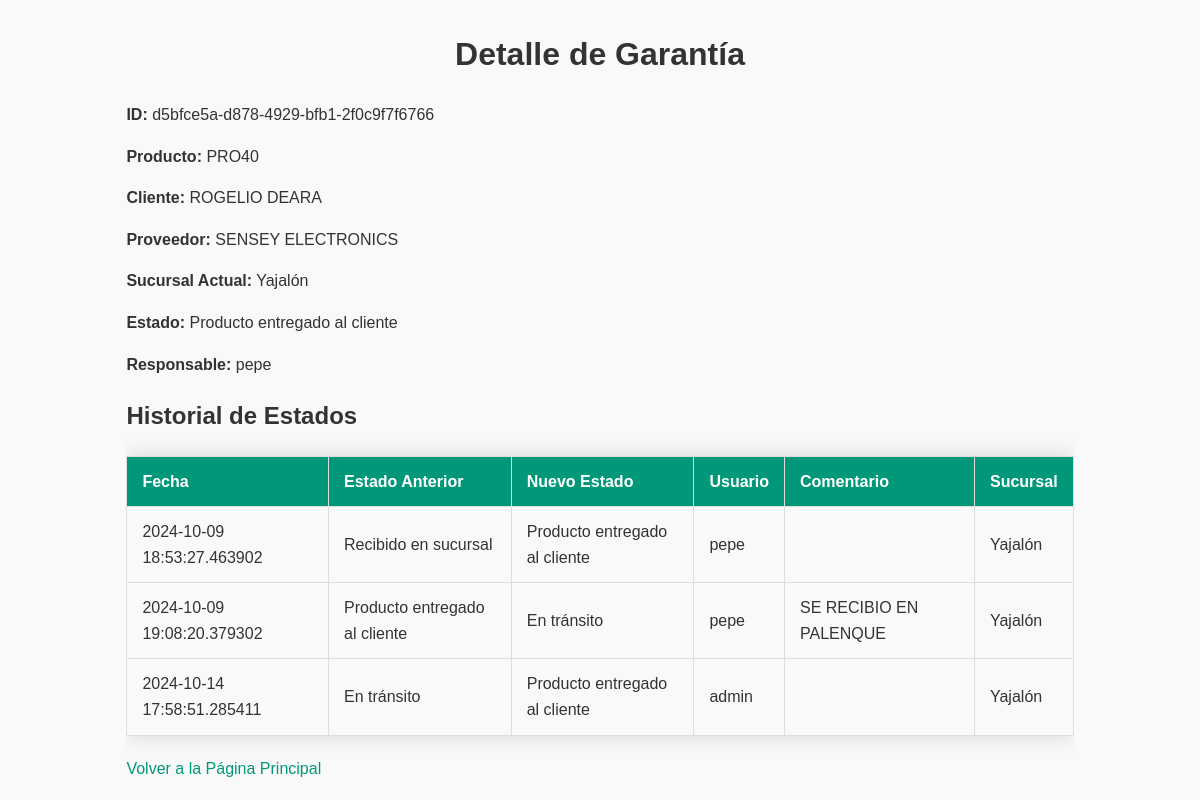
/garantias/d5bfce5a-d878-4929-bfb1-2f0c9f7f6766 (signed in), run on the app's committed database.
### app.py (models this page shows)
class Garantia(db.Model):
    id = db.Column(db.String(36), primary_key=True, default=lambda: str(uuid.uuid4()))
    nombre_producto = db.Column(db.String(100), nullable=False)
    proveedor = db.Column(db.String(100), nullable=False)
    cliente = db.Column(db.String(100), nullable=False)
    defecto_reportado = db.Column(db.String(200), nullable=False)
    tamanio_caja = db.Column(db.String(50), nullable=True)
    sucursal_origen = db.Column(db.String(100), nullable=False)
    sucursal_actual = db.Column(db.String(100), nullable=False)
    fecha_envio = db.Column(db.DateTime, default=datetime.utcnow)
    transportista = db.Column(db.String(100), nullable=True)
    observaciones = db.Column(db.String(200), nullable=True)
    estado = db.Column(db.String(50), default="Recibido en sucursal")
    responsable = db.Column(db.String(100), nullable=True)

class HistorialEstado(db.Model):
    id = db.Column(db.Integer, primary_key=True)
    garantia_id = db.Column(db.String(36), db.ForeignKey('garantia.id'), nullable=False)
    fecha = db.Column(db.DateTime, default=datetime.utcnow)
    estado_anterior = db.Column(db.String(50))
    nuevo_estado = db.Column(db.String(50))
    usuario = db.Column(db.String(100), nullable=False)
    comentario = db.Column(db.String(200), nullable=True)
    sucursal = db.Column(db.String(100), nullable=True)

### app.py (the view)
@app.route('/garantias/<string:id>', methods=['GET'])
@login_required
def obtener_garantia(id):
    garantia = Garantia.query.get(id)
    if not garantia:
        return jsonify({'mensaje': 'Garantía no encontrada'}), 404
    historial = HistorialEstado.query.filter_by(garantia_id=id).all()
    return render_template('detalle_garantia.html', garantia=garantia, historial=historial, datetime=datetime)

### app.py (called while the page is built)
@login_manager.user_loader
def load_user(user_id):
    return Usuario.query.get(int(user_id))

### templates/detalle_garantia.html (shortened to what this page needs)
<!DOCTYPE html>
<html lang="es">
<head>
    <link rel="stylesheet" href="/static/style.css">
</head>
<body>
    <div class="main-container">
        <h1>Detalle de Garantía</h1>
        <p><strong>ID:</strong> {{ garantia.id }}</p>
        <p><strong>Producto:</strong> {{ garantia.nombre_producto }}</p>
        <p><strong>Cliente:</strong> {{ garantia.cliente }}</p>
        <p><strong>Proveedor:</strong> {{ garantia.proveedor }}</p>
        <p><strong>Sucursal Actual:</strong> {{ garantia.sucursal_actual }}</p>
        <p><strong>Estado:</strong> {{ garantia.estado }}</p>
        <p><strong>Responsable:</strong> {{ garantia.responsable }}</p>
        <h2>Historial de Estados</h2>
        <table>
            <thead>
                <tr>
                    <th>Fecha</th>
                    <th>Estado Anterior</th>
                    <th>Nuevo Estado</th>
                    <th>Usuario</th>
                    <th>Comentario</th>
                    <th>Sucursal</th>
                </tr>
            </thead>
            <tbody>
                {% for registro in historial %}
                <tr>
                    <td>{{ registro.fecha }}</td>
                    <td>{{ registro.estado_anterior }}</td>
                    <td>{{ registro.nuevo_estado }}</td>
                    <td>{{ registro.usuario }}</td>
                    <td>{{ registro.comentario }}</td>
                    <td>{{ registro.sucursal }}</td>
                </tr>
                {% endfor %}
            </tbody>
        </table>
        <a href="{{ url_for('index') }}">Volver a la Página Principal</a>
    </div>
</body>
</html>

### static/style.css (style rules this page uses)
body { font-family: Arial, sans-serif; background-color: #f9f9f9; color: #333; line-height: 1.6; }
.main-container { width: 80%; margin: auto; overflow: hidden; }
h1 { text-align: center; color: #333; }
table { width: 100%; border-collapse: collapse; margin: 20px 0; font-size: 1em; box-shadow: 0 0 20px rgba(0, 0, 0, 0.15); }
table thead tr { background-color: #009879; color: #ffffff; text-align: left; }
table th, table td { padding: 12px 15px; border: 1px solid #ddd; }
a { color: #009879; text-decoration: none; }

### data on the page
Garantia: id "d5bfce5a-d878-4929-bfb1-2f0c9f7f6766", nombre_producto "PRO40", cliente "ROGELIO DEARA", proveedor "SENSEY ELECTRONICS", sucursal_actual "Yajalón", estado "Producto entregado al cliente", responsable "pepe"
HistorialEstado: fecha "2024-10-09 18:53:27.463902", estado_anterior "Recibido en sucursal", nuevo_estado "Producto entregado al cliente", usuario "pepe", sucursal "Yajalón"
HistorialEstado: fecha "2024-10-09 19:08:20.379302", estado_anterior "Producto entregado al cliente", nuevo_estado "En tránsito", usuario "pepe", comentario "SE RECIBIO EN PALENQUE", sucursal "Yajalón"
HistorialEstado: fecha "2024-10-14 17:58:51.285411", estado_anterior "En tránsito", nuevo_estado "Producto entregado al cliente", usuario "admin", sucursal "Yajalón"
